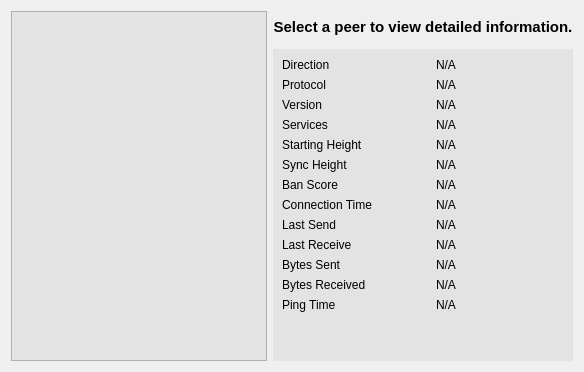
     <widget class="QWidget" name="tab_peers">
      <attribute name="title">
       <string>&amp;Peers</string>
      </attribute>
      <layout class="QGridLayout" name="gridLayout_2">
       <item row="0" column="0" rowspan="2">
        <widget class="QTableView" name="peerWidget">
         <property name="styleSheet">
          <string notr="true">background-color: rgb(227, 227, 227);
color:black</string>
         </property>
         <property name="horizontalScrollBarPolicy">
          <enum>Qt::ScrollBarAsNeeded</enum>
         </property>
         <property name="sortingEnabled">
          <bool>true</bool>
         </property>
         <attribute name="horizontalHeaderHighlightSections">
          <bool>false</bool>
         </attribute>
        </widget>
       </item>
       <item row="0" column="1">
        <widget class="QLabel" name="peerHeading">
         <property name="sizePolicy">
          <sizepolicy hsizetype="Preferred" vsizetype="Minimum">
           <horstretch>0</horstretch>
           <verstretch>0</verstretch>
          </sizepolicy>
         </property>
         <property name="minimumSize">
          <size>
           <width>300</width>
           <height>32</height>
          </size>
         </property>
         <property name="font">
          <font>
           <pointsize>10</pointsize>
           <weight>75</weight>
           <bold>true</bold>
          </font>
         </property>
         <property name="cursor">
          <cursorShape>IBeamCursor</cursorShape>
         </property>
         <property name="styleSheet">
          <string notr="true"/>
         </property>
         <property name="text">
          <string>&lt;html&gt;&lt;head/&gt;&lt;body&gt;&lt;p&gt;&lt;span style=&quot; font-size:11pt; color:#000001;&quot;&gt;Select a peer to view detailed information.&lt;/span&gt;&lt;/p&gt;&lt;/body&gt;&lt;/html&gt;</string>
         </property>
         <property name="alignment">
          <set>Qt::AlignCenter</set>
         </property>
         <property name="wordWrap">
          <bool>true</bool>
         </property>
         <property name="textInteractionFlags">
          <set>Qt::LinksAccessibleByMouse|Qt::TextSelectableByKeyboard|Qt::TextSelectableByMouse</set>
         </property>
        </widget>
       </item>
       <item row="1" column="1">
        <widget class="QWidget" name="detailWidget" native="true">
         <property name="minimumSize">
          <size>
           <width>300</width>
           <height>0</height>
          </size>
         </property>
         <property name="styleSheet">
          <string notr="true">background-color: rgb(227, 227, 227);
color:black</string>
         </property>
         <layout class="QGridLayout" name="gridLayout_3">
          <item row="0" column="0">
           <widget class="QLabel" name="label_23">
            <property name="styleSheet">
             <string notr="true">background: transparent</string>
            </property>
            <property name="text">
             <string>Direction</string>
            </property>
           </widget>
          </item>
          <item row="0" column="2">
           <widget class="QLabel" name="peerDirection">
            <property name="cursor">
             <cursorShape>IBeamCursor</cursorShape>
            </property>
            <property name="text">
             <string>N/A</string>
            </property>
            <property name="textFormat">
             <enum>Qt::PlainText</enum>
            </property>
            <property name="textInteractionFlags">
             <set>Qt::LinksAccessibleByMouse|Qt::TextSelectableByKeyboard|Qt::TextSelectableByMouse</set>
            </property>
           </widget>
          </item>
          <item row="1" column="0">
           <widget class="QLabel" name="label_21">
            <property name="text">
             <string>Protocol</string>
            </property>
           </widget>
          </item>
          <item row="1" column="2">
           <widget class="QLabel" name="peerVersion">
            <property name="cursor">
             <cursorShape>IBeamCursor</cursorShape>
            </property>
            <property name="text">
             <string>N/A</string>
            </property>
            <property name="textFormat">
             <enum>Qt::PlainText</enum>
            </property>
            <property name="textInteractionFlags">
             <set>Qt::LinksAccessibleByMouse|Qt::TextSelectableByKeyboard|Qt::TextSelectableByMouse</set>
            </property>
           </widget>
          </item>
          <item row="2" column="0">
           <widget class="QLabel" name="label_28">
            <property name="text">
             <string>Version</string>
            </property>
           </widget>
          </item>
          <item row="2" column="2">
           <widget class="QLabel" name="peerSubversion">
            <property name="cursor">
             <cursorShape>IBeamCursor</cursorShape>
            </property>
            <property name="text">
             <string>N/A</string>
            </property>
            <property name="textFormat">
             <enum>Qt::PlainText</enum>
            </property>
            <property name="textInteractionFlags">
             <set>Qt::LinksAccessibleByMouse|Qt::TextSelectableByKeyboard|Qt::TextSelectableByMouse</set>
            </property>
           </widget>
          </item>
          <item row="3" column="0">
           <widget class="QLabel" name="label_4">
            <property name="text">
             <string>Services</string>
            </property>
           </widget>
          </item>
          <item row="3" column="2">
           <widget class="QLabel" name="peerServices">
            <property name="cursor">
             <cursorShape>IBeamCursor</cursorShape>
            </property>
            <property name="text">
             <string>N/A</string>
            </property>
            <property name="textFormat">
             <enum>Qt::PlainText</enum>
            </property>
            <property name="textInteractionFlags">
             <set>Qt::LinksAccessibleByMouse|Qt::TextSelectableByKeyboard|Qt::TextSelectableByMouse</set>
            </property>
           </widget>
          </item>
          <item row="5" column="0">
           <widget class="QLabel" name="label_29">
            <property name="text">
             <string>Starting Height</string>
            </property>
           </widget>
          </item>
          <item row="5" column="2">
           <widget class="QLabel" name="peerHeight">
            <property name="cursor">
             <cursorShape>IBeamCursor</cursorShape>
            </property>
            <property name="text">
             <string>N/A</string>
            </property>
            <property name="textFormat">
             <enum>Qt::PlainText</enum>
            </property>
            <property name="textInteractionFlags">
             <set>Qt::LinksAccessibleByMouse|Qt::TextSelectableByKeyboard|Qt::TextSelectableByMouse</set>
            </property>
           </widget>
          </item>
          <item row="6" column="0">
           <widget class="QLabel" name="label_27">
            <property name="text">
             <string>Sync Height</string>
            </property>
           </widget>
          </item>
          <item row="6" column="2">
           <widget class="QLabel" name="peerSyncHeight">
            <property name="cursor">
             <cursorShape>IBeamCursor</cursorShape>
            </property>
            <property name="text">
             <string>N/A</string>
            </property>
            <property name="textFormat">
             <enum>Qt::PlainText</enum>
            </property>
            <property name="textInteractionFlags">
             <set>Qt::LinksAccessibleByMouse|Qt::TextSelectableByKeyboard|Qt::TextSelectableByMouse</set>
            </property>
           </widget>
          </item>
          <item row="7" column="0">
           <widget class="QLabel" name="label_24">
            <property name="text">
             <string>Ban Score</string>
            </property>
           </widget>
          </item>
          <item row="7" column="2">
           <widget class="QLabel" name="peerBanScore">
            <property name="cursor">
             <cursorShape>IBeamCursor</cursorShape>
            </property>
            <property name="text">
             <string>N/A</string>
            </property>
            <property name="textFormat">
             <enum>Qt::PlainText</enum>
            </property>
            <property name="textInteractionFlags">
             <set>Qt::LinksAccessibleByMouse|Qt::TextSelectableByKeyboard|Qt::TextSelectableByMouse</set>
            </property>
           </widget>
          </item>
          <item row="8" column="0">
           <widget class="QLabel" name="label_22">
            <property name="text">
             <string>Connection Time</string>
            </property>
           </widget>
          </item>
          <item row="8" column="2">
           <widget class="QLabel" name="peerConnTime">
            <property name="cursor">
             <cursorShape>IBeamCursor</cursorShape>
            </property>
            <property name="text">
             <string>N/A</string>
            </property>
            <property name="textFormat">
             <enum>Qt::PlainText</enum>
            </property>
            <property name="textInteractionFlags">
             <set>Qt::LinksAccessibleByMouse|Qt::TextSelectableByKeyboard|Qt::TextSelectableByMouse</set>
            </property>
           </widget>
          </item>
          <item row="9" column="0">
           <widget class="QLabel" name="label_15">
            <property name="text">
             <string>Last Send</string>
            </property>
           </widget>
          </item>
          <item row="9" column="2">
           <widget class="QLabel" name="peerLastSend">
            <property name="cursor">
             <cursorShape>IBeamCursor</cursorShape>
            </property>
            <property name="text">
             <string>N/A</string>
            </property>
            <property name="textFormat">
             <enum>Qt::PlainText</enum>
            </property>
            <property name="textInteractionFlags">
             <set>Qt::LinksAccessibleByMouse|Qt::TextSelectableByKeyboard|Qt::TextSelectableByMouse</set>
            </property>
           </widget>
          </item>
          <item row="10" column="0">
           <widget class="QLabel" name="label_19">
            <property name="text">
             <string>Last Receive</string>
            </property>
           </widget>
          </item>
          <item row="10" column="2">
           <widget class="QLabel" name="peerLastRecv">
            <property name="cursor">
             <cursorShape>IBeamCursor</cursorShape>
            </property>
            <property name="text">
             <string>N/A</string>
            </property>
            <property name="textFormat">
             <enum>Qt::PlainText</enum>
            </property>
            <property name="textInteractionFlags">
             <set>Qt::LinksAccessibleByMouse|Qt::TextSelectableByKeyboard|Qt::TextSelectableByMouse</set>
            </property>
           </widget>
          </item>
          <item row="11" column="0">
           <widget class="QLabel" name="label_18">
            <property name="text">
             <string>Bytes Sent</string>
            </property>
           </widget>
          </item>
          <item row="11" column="2">
           <widget class="QLabel" name="peerBytesSent">
            <property name="cursor">
             <cursorShape>IBeamCursor</cursorShape>
            </property>
            <property name="text">
             <string>N/A</string>
            </property>
            <property name="textFormat">
             <enum>Qt::PlainText</enum>
            </property>
            <property name="textInteractionFlags">
             <set>Qt::LinksAccessibleByMouse|Qt::TextSelectableByKeyboard|Qt::TextSelectableByMouse</set>
            </property>
           </widget>
          </item>
          <item row="12" column="0">
           <widget class="QLabel" name="label_20">
            <property name="text">
             <string>Bytes Received</string>
            </property>
           </widget>
          </item>
          <item row="12" column="2">
           <widget class="QLabel" name="peerBytesRecv">
            <property name="cursor">
             <cursorShape>IBeamCursor</cursorShape>
            </property>
            <property name="text">
             <string>N/A</string>
            </property>
            <property name="textFormat">
             <enum>Qt::PlainText</enum>
            </property>
            <property name="textInteractionFlags">
             <set>Qt::LinksAccessibleByMouse|Qt::TextSelectableByKeyboard|Qt::TextSelectableByMouse</set>
            </property>
           </widget>
          </item>
          <item row="13" column="0">
           <widget class="QLabel" name="label_26">
            <property name="text">
             <string>Ping Time</string>
            </property>
           </widget>
          </item>
          <item row="13" column="2">
           <widget class="QLabel" name="peerPingTime">
            <property name="cursor">
             <cursorShape>IBeamCursor</cursorShape>
            </property>
            <property name="text">
             <string>N/A</string>
            </property>
            <property name="textFormat">
             <enum>Qt::PlainText</enum>
            </property>
            <property name="textInteractionFlags">
             <set>Qt::LinksAccessibleByMouse|Qt::TextSelectableByKeyboard|Qt::TextSelectableByMouse</set>
            </property>
           </widget>
          </item>
          <item row="14" column="1">
           <spacer name="verticalSpacer_3">
            <property name="orientation">
             <enum>Qt::Vertical</enum>
            </property>
            <property name="sizeHint" stdset="0">
             <size>
              <width>20</width>
              <height>40</height>
             </size>
            </property>
           </spacer>
          </item>
         </layout>
        </widget>
       </item>
      </layout>
     </widget>
